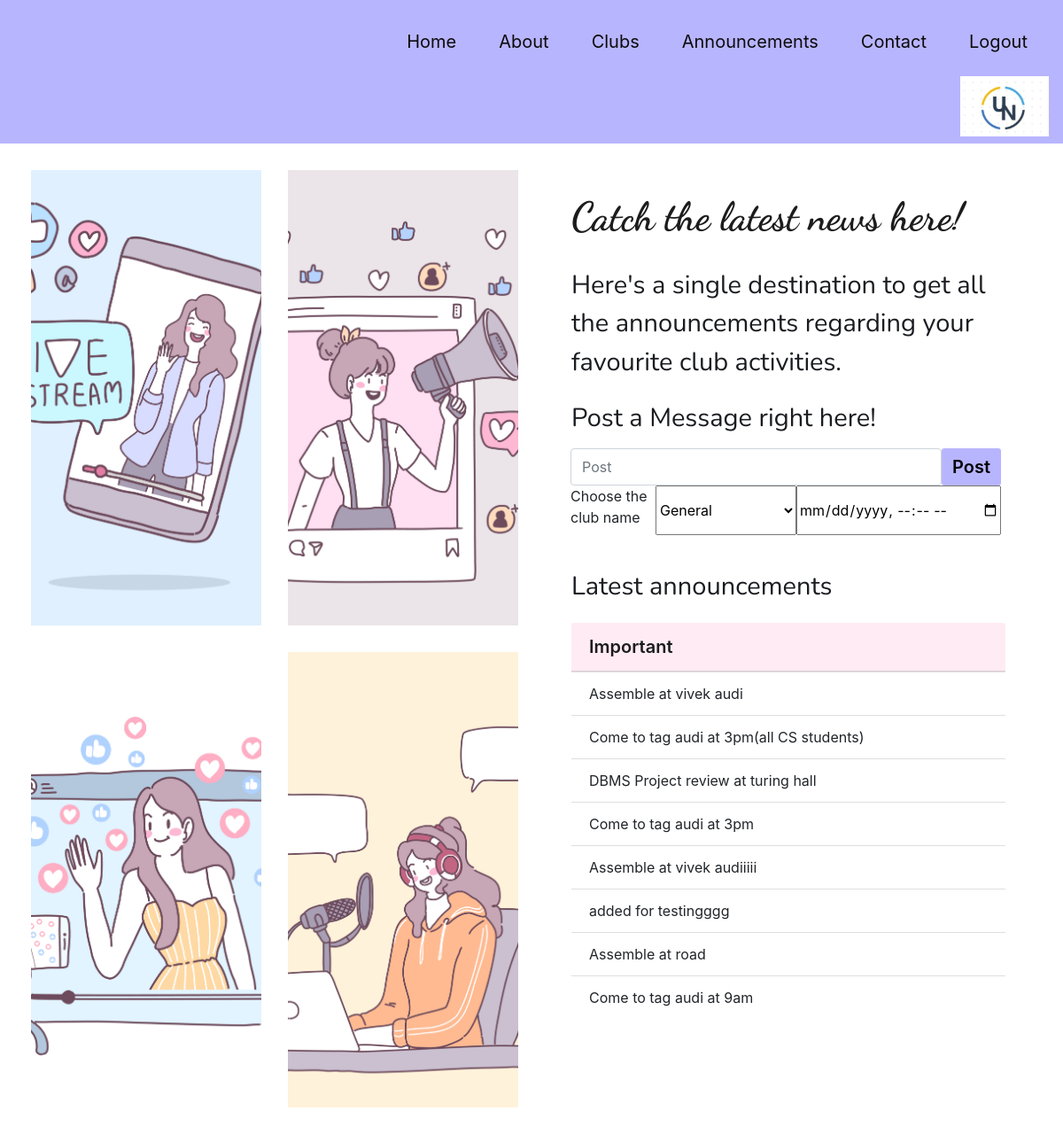
The app's page /announcements.php, older data.
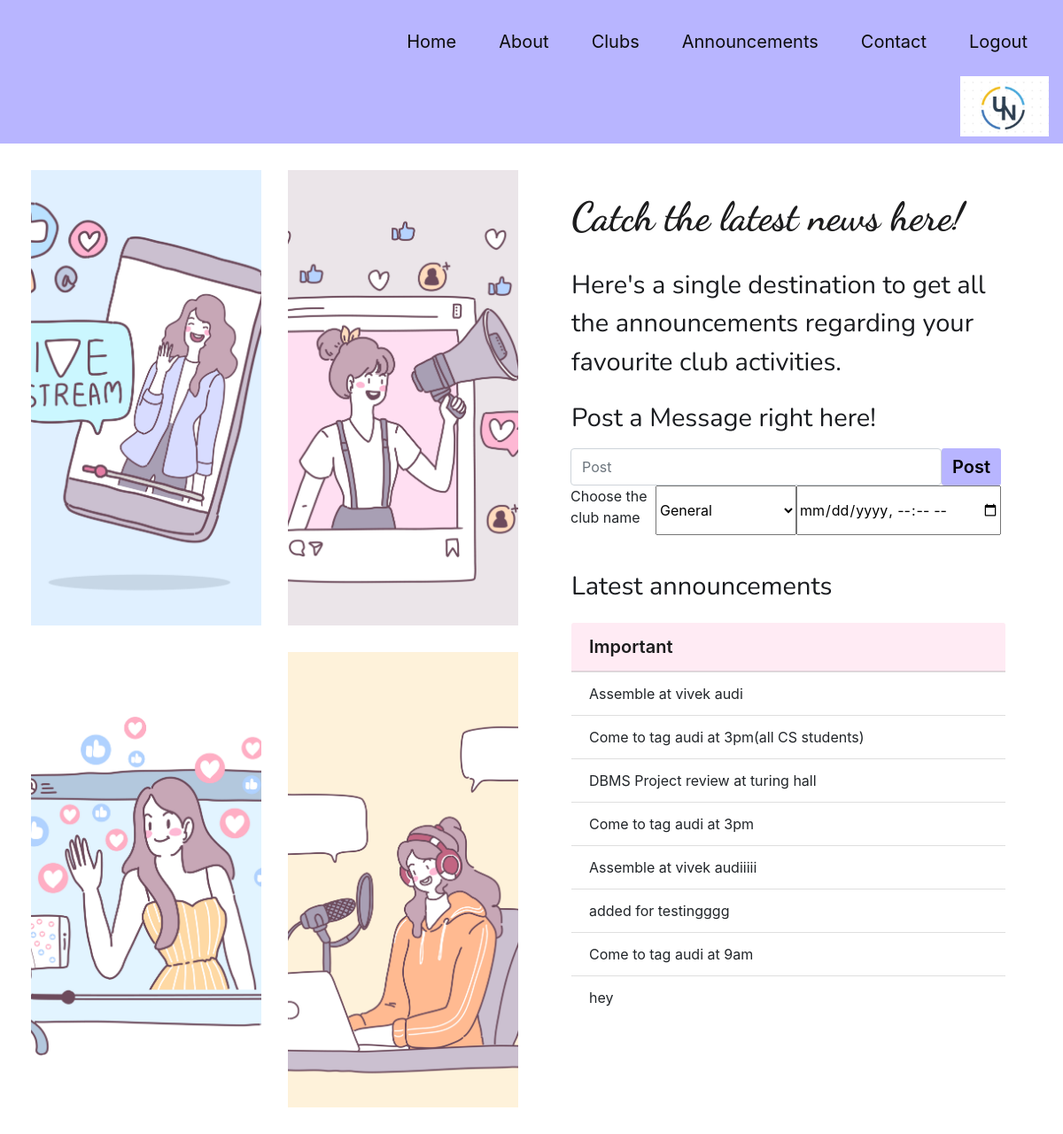
The same page, newer data.
### tables this page shows
CREATE TABLE `announcements` (
  `id` int(11) NOT NULL,
  `club_id` varchar(10) DEFAULT NULL,
  `events` text DEFAULT NULL,
  `dates` timestamp NOT NULL DEFAULT current_timestamp() ON UPDATE current_timestamp()
);

### announcements.php (the view, shortened to what this page needs)
<?php
include 'db.php';
$sql = "SELECT events FROM announcements";
$result = mysqli_query($con,$sql);
?>
<!doctype html>
<html lang="en">
  <head>
    <link rel="stylesheet" href="https://maxcdn.bootstrapcdn.com/bootstrap/4.0.0/css/bootstrap.min.css">
    <link rel = "stylesheet" href = "announcement.css">
    <link
      rel="stylesheet"
      href="https://use.fontawesome.com/releases/v5.7.0/css/all.css"
    />
  </head>
  <body>
    <div class="bg-img" class="container-fluid">
      <nav class="navbar navbar-expand-lg navbar-light" style="background-color:#b8b5ff;">
      <div id = "p" class="float-child">
        <ul class="nav justify-content-end">
        <li class="nav-item" >
            <a class="nav-link"  id = "item" href="main.php">Home</a>
          </li>
          <li class="nav-item" >
            <a class="nav-link"  id = "item" href="main.php#about">About</a>
          </li>
          <li class="nav-item">
            <a class="nav-link" id = "item" href="main.php#clubs">Clubs</a>
          </li>
          <li class="nav-item">
            <a class="nav-link" id = "item" href="#">Announcements</a>
          </li>
          <li class="nav-item">
            <a class="nav-link" id = "item" href="#contact">Contact</a>
          </li>
          <li class="nav-item">
            <a class="nav-link" id = "item" href="logout.php">Logout</a>
          </li>
          <li class="nav-item">
            <img src="logo.jpeg" style="height:100%;width:100px;float:left;margin-left:620px">
          </li>
        </ul>
      </div>
    </div>
    <div class="menu container-fluid">
      <div class="row">
        <div class="col-lg-6 grid">
          <div>
            <img src="Images/Gridimg1.jpg" alt="gimg1" class="fgrid" />
          </div>
          <div>
            <img src="Images/Gridimg2.jpg" alt="gimg2" class="fgrid" />
          </div>
          <div>
            <img src="Images/Gridimg3.jpg" alt="gimg3" class="fgrid" />
          </div>
          <div>
            <img src="Images/Gridimg4.jpg" alt="gimg4" class="fgrid" />
          </div>
        </div>
        <div class="col-lg-6 flexContainer">
          <div class="menuCon">
            <div class="discover">Catch the latest news here!</div>
            <div class = "subtext">Here's a single destination to get all the announcements regarding your favourite club activities.</div>
            <div class = "ideas">
            <div class = "card-title">Post a Message right here!</div>
          </div>
          <div class="input-group mb-3">
            <form action = "addann.php" method = "post" class = "ideatxt">
              <div class="input-group-append idea">
                <input type="text" name = "events" class="form-control" name = 'events' placeholder="Post" aria-label="Recipient's idea" aria-describedby="basic-addon2" required>
                <button type="submit" class="logbtn addbtn btn btn-primary" name = "addann">Post</button>
              </div>
              <div class="input-group-append">
                  <label for="clubid">Choose the club name</label>
                    <select name="clubid" id="clubid" required>
                        <option value="0">General</option>
                   </select>
                   <input type="datetime-local"  class="float-right" id="date" placeholder="Enter date&time of the event" name="date" required>
              </div>
            </form>
          </div>
          <div class = "card-title">Latest announcements</div>
          <div class="card container-fluid ideasd">
            <ul class="list-group list-group-flush">
            <div class="card-header feature">Important</div>
              <?php
                while($row = mysqli_fetch_assoc($result)){
              ?>
              <li class  ="list-group-item"><?php echo $row['events'];?></li>
              <?php } ?>
            </ul>
          </div>
        </div>
      </div>
    </div>
</body>

### announcement.css (style rules this page uses)
body { width: 100%; overflow-x: hidden; }
.menu { padding: 30px 20px; background-color: rgb(255, 255, 255); }
#item:link, #item:visited { color: #0c0c0c; padding: 14px 14px; text-align: center; text-decoration: none; display: inline-block; }
#item { margin: 10px; border-radius: 10px; font-size: 20px; }
.grid { display: grid; grid-template-columns: repeat(2, minmax(0, 1fr)); grid-template-rows: repeat(2, minmax(0, 1fr)); grid-gap: 30px; padding-left: 30px; }
.menuCon { padding: 0 30px; margin-bottom: 100px; }
.fgrid { height: 100%; width: 100%; object-fit: cover; }
.discover { text-align: left; font-size: 45px; font-weight: 700; padding-top: 20px; padding-bottom: 20px; color: #1c1c1d; font-family: "Dancing Script", cursive; }
.subtext { color: #1a1c20; font-size: 29px; font-weight: 400; font-family: "Nunito", sans-serif; text-align: left; }
.card { border: none!important; margin-top: 20px!important; }
.card-title { color: #1a1c20; font-size: 29px; font-weight: 400; font-family: "Nunito", sans-serif; text-align: left; padding-top: 20px; }
.input-group { padding-right: 20px!important; }
.logbtn { background-color: #b8b5ff; color:#1c1c1d; border-style: none; font-size: 20px; font-weight: 600; border-radius: 3px!important; }
.addbtn { border-left: 0px; }
.addbtn.btn.btn-primary { border-right: 0px; background-color: #b8b5ff; border-color: white; color:black; font-weight: 600; }
.card-header { background-color:#ffebf4; color: #1c1c1d; font-size: 20px; font-weight: 600; }
.ideasd { padding-left: 0px; }
.idea { padding-left: 0px; }
.ideatxt { width: 100%; }

Row changes from the older to the newer data that the page shows:
removed announcements: events "Assemble at road"
added announcements: events "hey"
